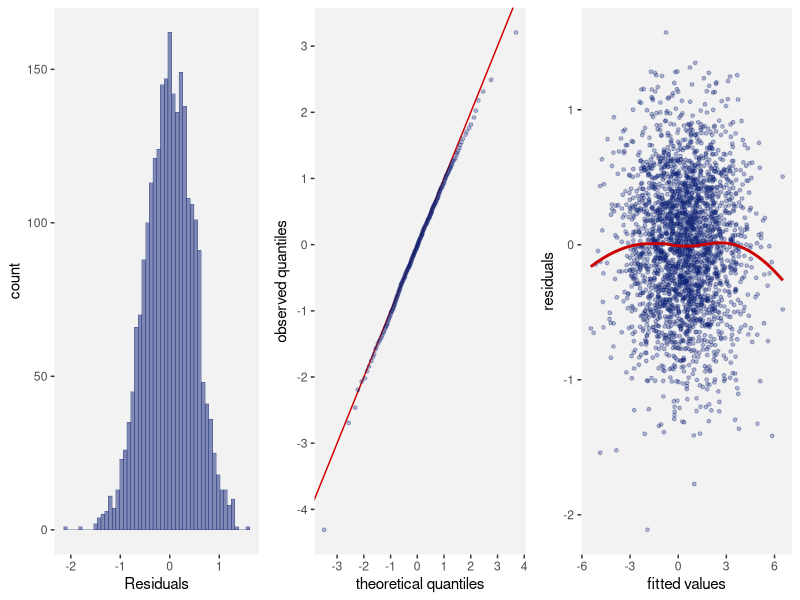
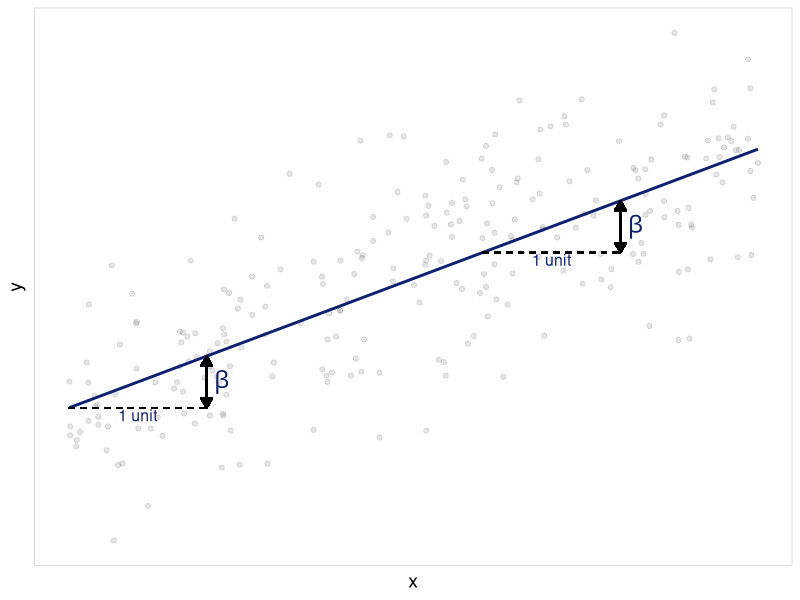
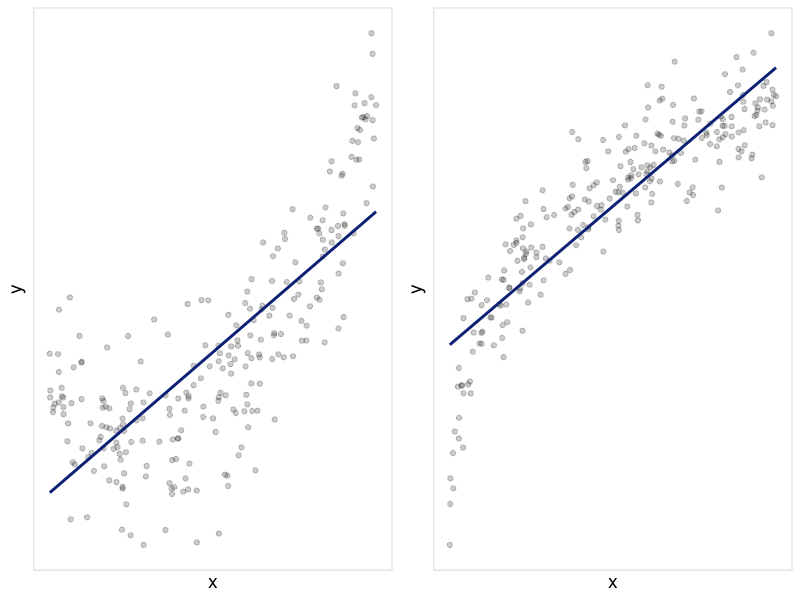
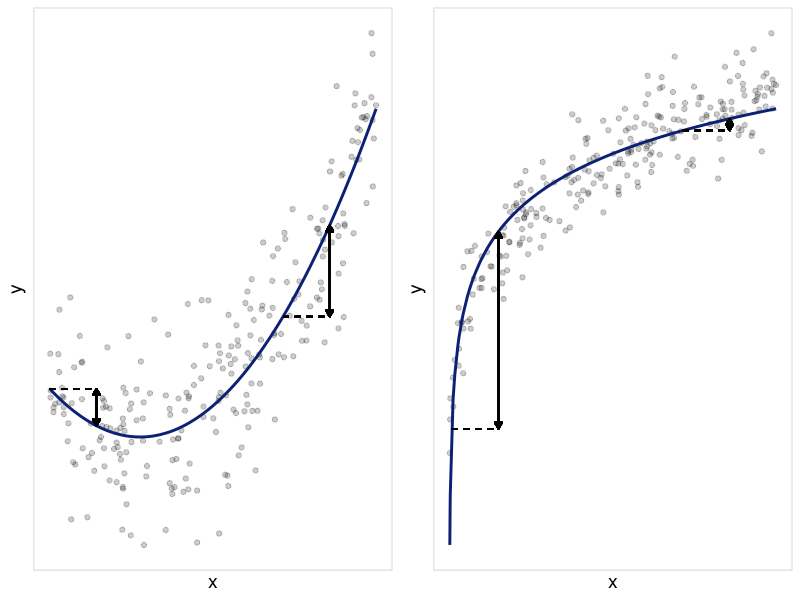
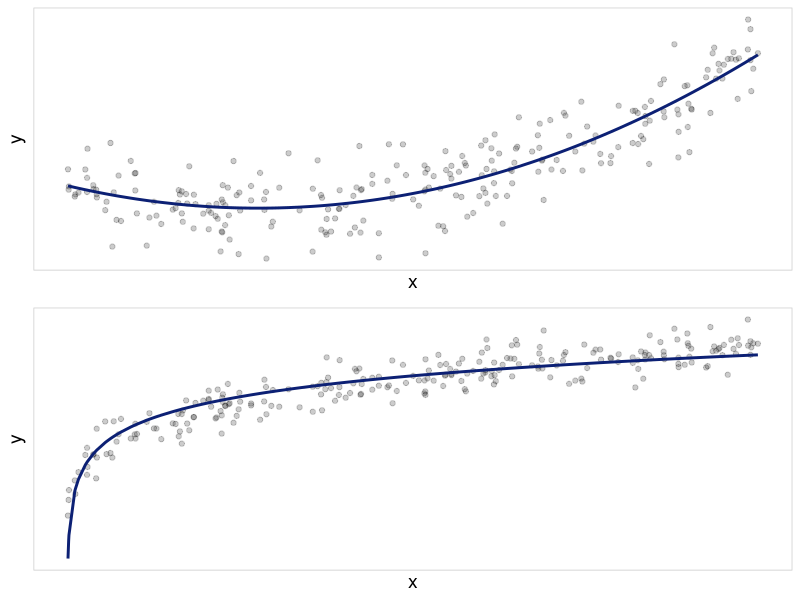
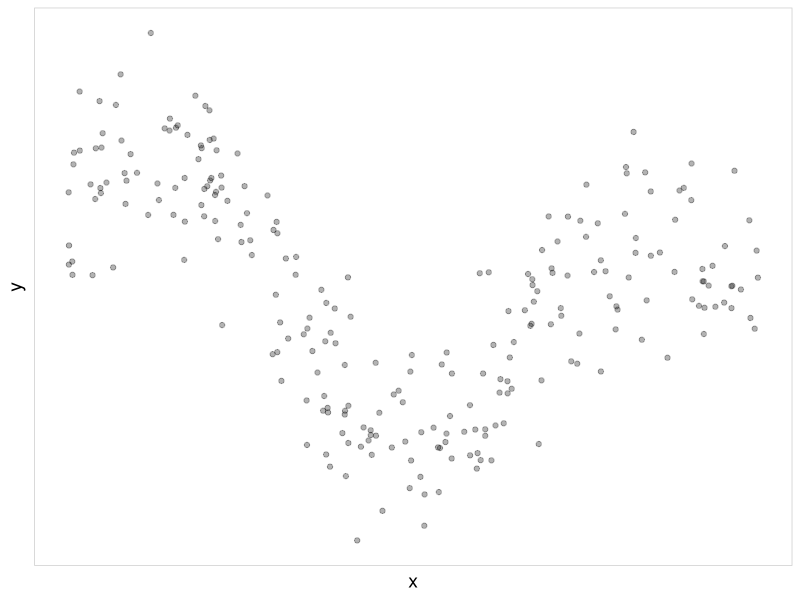
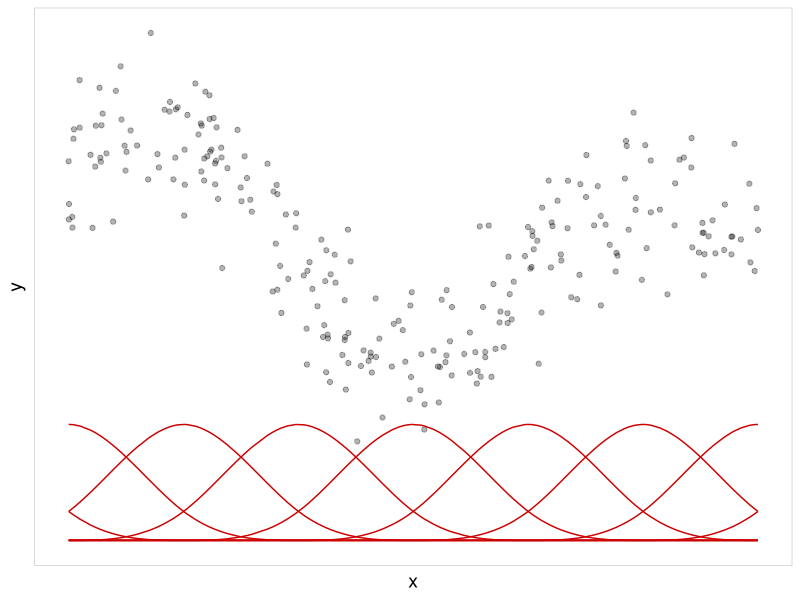
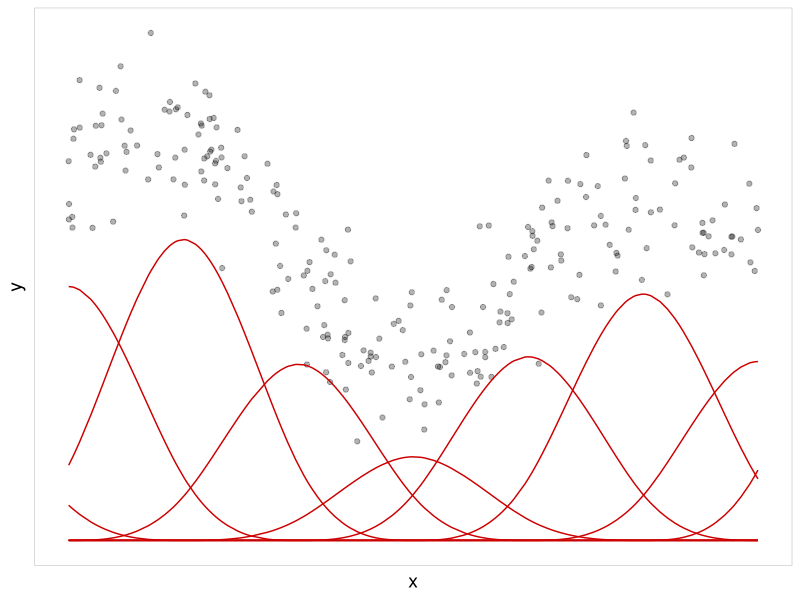

The R source for these figures, in order:
## ---- chunk 1
knitr::knit_hooks$set(
  nospace = function(before, options, envir) {
    if (before) {
      knitr::asis_output("\\vspace*{-1.5ex}")
    }
  }
)

knitr::opts_chunk$set(echo = TRUE, nospace = TRUE, nospaceafter = TRUE,
                      fig.align = 'center', out.width = "100%")


library(ggplot2)
EMCdark <- "#0c2074"
# \definecolor{EMCdark}{HTML}{0c2074}
# \definecolor{EMC80}{HTML}{3d4d90}
# \definecolor{EMC60}{HTML}{6d79ac}
# \definecolor{EMC40}{HTML}{9ea6c7}
# \definecolor{EMC20}{HTML}{ced2e3}
# \definecolor{darkred}{RGB}{204,0,0}
drkred <- rgb(204, 0, 0, maxColorValue = 255)
## ---- chunk 2
set.seed(2020)
N <- 2500
invS <- rWishart(1, df = 5, Sigma = diag(4))[, , 1]

x <- MASS::mvrnorm(N, rep(0, 4), solve(invS))
beta <- runif(ncol(x) + 1, -2, 2)

y <- cbind(1, x) %*% beta + rnorm(N, 0, 0.5)

lm_mod <- lm(y ~ x)

plotDF <- data.frame(resid = lm_mod$residuals,
                     fitted = lm_mod$fitted.values)


temp <- list(theme(panel.grid = element_blank(),
                   panel.background = element_rect(fill = grey(0.95)))
)

ggpubr::ggarrange(
  ggplot(plotDF, aes(x = resid)) +
    geom_histogram(bins = 50, fill = EMCdark, alpha = 0.5,
                   color = EMCdark, size = 0.1) +
    xlab('Residuals') +
    temp,
  
  ggplot(data.frame(r = quantile(rstandard(lm_mod), seq(0, 1, length = 200)),
                    n = quantile(rnorm(N), seq(0, 1, length = 200))),
         aes(x = n, y = r)) +
    geom_abline(intercept = 0, slope = 1, color = drkred) +
    geom_point(color = EMCdark, alpha = 0.3, size = 1) +
    temp +
    xlab('theoretical quantiles') +
    ylab('observed quantiles') +
    scale_x_continuous(breaks = seq(-5, 5, 1)) +
    scale_y_continuous(breaks = seq(-5, 5, 1)),
  
  
    ggplot(plotDF, aes(x = fitted, y = resid)) +
    geom_point(color = EMCdark, alpha = 0.3, size = 1) +
    geom_smooth(method = 'loess', se = FALSE, color = drkred,
                formula = y ~ x) +
    temp +
    xlab('fitted values') +
    ylab('residuals'),
ncol = 3, nrow = 1)
## ---- chunk 3
set.seed(2020)
dat <- data.frame(x = runif(250, 0, 7))
dat$y <- with(dat, (0.5*x - 1)^2) + rnorm(250, 0, 0.8)
dat$z <- with(dat, x^(1/4)) + rnorm(250, 0, 0.1)

m1 <- lm(y ~ x, data = dat)
m2 <- lm(z ~ x, data = dat)

m1b <- lm(y ~ x + I(x^2), data = dat)

m2b <- lm(z ~ log(x), data = dat)

library(ggplot2)
ggtemp <- list(theme_bw(),
               theme(axis.title = element_text(size = 14),
                     axis.text = element_blank(),
                     axis.ticks = element_blank(),
                     panel.grid = element_blank(),
                     panel.border = element_rect(color = grey(0.8)))
)

p0list <- list(
  ggplot(dat, aes(x = x, y = y)) +
    ggtemp +
    xlab(expression(x)) +
    geom_point(alpha = 0.2) +
    theme(plot.title = element_text(margin = margin(t = 6, b = -20),
                                    hjust = 0.05)),
  
  ggplot(dat, aes(x = x, y = z)) +
    ggtemp +
    xlab(expression(x)) +
    geom_point(alpha = 0.2) +
    ylab('y') +
    theme(plot.title = element_text(margin = margin(t = 6, b = -20),
                                    hjust = 0.05))
)

p3list <- list(
    p0list[[1]] +
    geom_line(data = cbind(dat, fit = m1b$fit), aes(x = x, y = fit), size = 1,
              lty = 1, color = EMCdark) +
    geom_segment(aes(x = 0, xend = 1, y = coef(m1b) %*% c(1, 0, 0),
                     yend = coef(m1b) %*% c(1, 0, 0)),
                 lty = 2) +
    geom_segment(aes(x = 1, xend = 1,
                     y = coef(m1b) %*% c(1, 0, 0),
                     yend = coef(m1b) %*% c(1, 1, 1)),
                 arrow = arrow(ends = 'both', type = 'closed',
                               length = unit(0.02, "npc"))) +
    geom_segment(aes(x = 5, xend = 6, y = coef(m1b) %*% c(1, 5, 5^2),
                     yend = coef(m1b) %*% c(1, 5, 5^2)),
                 lty = 2) +
    geom_segment(aes(x = 6, xend = 6,
                     y = coef(m1b) %*% c(1, 5, 5^2),
                     yend = coef(m1b) %*% c(1, 6, 6^2)),
                 arrow = arrow(ends = 'both', type = 'closed',
                               length = unit(0.02, "npc"))),
  
  p0list[[2]] +
    geom_line(data = cbind(dat, fit = m2b$fit), aes(x = x, y = fit),
              size = 1, lty = 1, color = EMCdark) +
    geom_segment(aes(x = 0.05, xend = 1.05, y = coef(m2b) %*% c(1, log(0.05)), 
                     yend = coef(m2b) %*% c(1, log(0.05))),
                 lty = 2) +
    geom_segment(aes(x = 1.05, xend = 1.05,
                     y = coef(m2b) %*% c(1, log(0.05)),
                     yend = coef(m2b) %*% c(1, log(1.05))),
                 arrow = arrow(ends = 'both', type = 'closed', 
                               length = unit(0.02, "npc"))) +
    geom_segment(aes(x = 5, xend = 6, y = coef(m2b) %*% c(1, log(5)), 
                     yend = coef(m2b) %*% c(1, log(5))),
                 lty = 2) +
    geom_segment(aes(x = 6, xend = 6,
                     y = coef(m2b) %*% c(1, log(5)), 
                     yend = coef(m2b) %*% c(1, log(6))),
                 arrow = arrow(ends = 'both', type = 'closed',
                               length = unit(0.02, "npc")))
)
## ---- chunk 4
set.seed(2020)
dat0 <- data.frame(x = runif(250, 0, 5))
dat0$y <- 0.3*dat0$x + rnorm(250, 0, 0.3)

m <- lm(y ~ x, data = dat0)

ggplot(dat0, aes(x = x, y = y)) +
  ggtemp +
  geom_point(alpha = 0.1) +
  geom_line(data = cbind(dat0, fit = m$fit), aes(y = fit), color = EMCdark, size = 1) +
  geom_segment(aes(x = 0, xend = 1, y = coef(m) %*% c(1, 0), yend = coef(m) %*% c(1, 0)),
               lty = 2) +
  geom_segment(aes(x = 1, xend = 1,
                   y = coef(m) %*% c(1, 0), yend = coef(m) %*% c(1, 1)),
               arrow = arrow(ends = 'both', type = 'closed', length = unit(0.02, "npc"))) +
  geom_segment(aes(x = 3, xend = 4, y = coef(m) %*% c(1, 3), yend = coef(m) %*% c(1, 3)),
               lty = 2) +
  geom_segment(aes(x = 4, xend = 4,
                   y = coef(m) %*% c(1, 3), yend = coef(m) %*% c(1, 4)),
               arrow = arrow(ends = 'both', type = 'closed', length = unit(0.02, "npc"))) +
  annotate('text', x = 1, y = coef(m) %*% c(1, 0.5), label = "beta", parse = TRUE,
           color = EMCdark, hjust = -0.5, size = 6) +
  annotate('text', x = 4, y = coef(m) %*% c(1, 3.5), label = "beta",
           color = EMCdark, hjust = -0.5, size = 6, parse = TRUE) +
  annotate('text', x = 0.5, y = coef(m) %*% c(1, 0), label = "1 unit",
           color = EMCdark, vjust = 1.1, size = 4) +
  annotate('text', x = 3.5, y = coef(m) %*% c(1, 3), label = "1 unit",
           color = EMCdark, vjust = 1.1, size = 4)
## ---- chunk 5
cowplot::plot_grid(
  p0list[[1]] +
    geom_line(data = cbind(dat, fit = m1$fit), aes(x = x, y = fit), size = 1, color = EMCdark),
  p0list[[2]] +
    geom_line(data = cbind(dat, fit = m2$fit), aes(x = x, y = fit), size = 1, color = EMCdark)
)
## ---- chunk 6
cowplot::plot_grid(plotlist = p3list)
## ---- chunk 7
cowplot::plot_grid(
  p0list[[1]] +
    geom_line(data = cbind(dat, fit = m1b$fit), aes(x = x, y = fit), size = 1, lty = 1, color = EMCdark),
  
  p0list[[2]] +
    geom_line(data = cbind(dat, fit = m2b$fit), aes(x = x, y = fit), size = 1, lty = 1, color = EMCdark),
  ncol = 1)
## ---- chunk 8
tpower <- function(x, t, p)
  # Function for truncated p-th power function
  (x - t) ^ p * (x > t)

bbase <- function(x, ndx, deg){
  xl <- min(x, na.rm = TRUE)
  xr <- max(x, na.rm = TRUE)
  
  # Function for B-spline basis
  dx <- (xr - xl) / ndx
  # knots <- seq(xl - deg * dx, xr + deg * dx, by = dx)
  knots <- knots(x, ndx, deg)
  P <- outer(x, knots, tpower, deg)
  n <- dim(P)[2]
  D <- diff(diag(n), diff = deg + 1) / (gamma(deg + 1) * dx ^ deg)
  B <- (-1) ^ (deg + 1) * P %*% t(D)
  B 
}

knots <- function(x, ndx, deg){
  xl <- min(x, na.rm = TRUE)
  xr <- max(x, na.rm = TRUE)
  dx <- (xr - xl) / ndx
  seq(xl - deg * dx, xr + deg * dx, by = dx)
}

set.seed(2019)
dat <- data.frame(x = sort(runif(250, min = 0, max = 2)))
dat$y <- 4 + sin(5*dat$x) + 1*dat$x^3 - 2 * dat$x^2 + rnorm(length(dat$x), 0, 0.5)

kn <- knots(dat$x, 6, deg = 3)
B <- bbase(dat$x, 6, deg = 3)

mod <- lm(dat$y ~ B - 1)
dat$fit <- mod$fitted.values

dat2 <- reshape2::melt(cbind(dat, B*2), id.vars = c('x', 'y', 'fit'))
dat3 <- reshape2::melt(cbind(dat, B * matrix(nrow = nrow(B), ncol = ncol(B),
                                data = rep(coef(mod), nrow(B)), byrow = TRUE)),
                       id.vars = c('x', 'y', 'fit'))

p0 <- ggplot(dat, aes(x = x, y = y)) +
  ggtemp +
  xlab("x") +
  geom_point(alpha = 0.3)
## ---- chunk 9
p0
## ---- chunk 10
p0 + 
  geom_line(data = dat2, aes(y = value, group = variable), color = drkred)
## ---- chunk 11
p0 + 
  geom_line(data = dat3, aes(y = value, group = variable), color = drkred)
## ---- chunk 12
p0 + 
  geom_line(data = dat3, aes(y = value, group = variable)) +
  geom_line(aes(y = fit), size = 1, col = drkred)
## ---- chunk 13
p0 + 
  geom_line(data = dat3, aes(y = value, group = variable)) +
  geom_line(aes(y = fit), size = 1, col = drkred) +
  geom_point(data = subset(dat3, x == unique(dat3$x)[30]),
             aes(x = x, y = value), size = 2,color = EMCdark) +
  geom_point(data = subset(dat3, x == unique(dat3$x)[30]),
             aes(x = x, y = fit), size = 2, pch = 1, color = drkred, stroke = 1)
## ---- chunk 14
plist <- list()

for (dg in 0:3) {
  set.seed(2019)
  dat <- data.frame(x = sort(runif(250, min = 0, max = 2)))
  dat$y <- 4 + sin(5*dat$x) + 1*dat$x^3 - 2 * dat$x^2 + rnorm(length(dat$x), 0, 0.5)

  kn <- knots(dat$x, 6, deg = dg)
  B <- bbase(dat$x, 6, deg = dg)
  
  mod <- lm(dat$y ~ B - 1)
  dat$fit <- mod$fitted.values
  dat$fit[1] <- NA

  dat2 <- reshape2::melt(cbind(dat, B * 1), id.vars = c('x', 'y', 'fit'))

  plist[[dg + 1]] <- ggplot(dat, aes(x = x, y = y)) +
    ggtemp +
    xlab("x") +
    geom_point(alpha = 0.3) +
    geom_line(data = dat2, aes(y = value, group = variable), color = EMCdark) +
    geom_line(aes(y = fit), size = 1, color = EMCdark, na.rm = TRUE) +
    ggtitle(paste0("degree = ", dg)) +
    theme(plot.title = element_text(hjust = 0.5, margin = margin(t = 10, b = -20),
                                    family = "mono"),
          plot.margin = margin(l = 5, t = 5, b = 5, r = 5, unit = "pt"),
          axis.title = element_blank())
}

cowplot::plot_grid(plotlist = plist)
## ---- chunk 15
plist_NS <- plist_BS <- list()

dfs <- c(1, 2, 3, 5, 10, 30)
for (k in seq_along(dfs)) {
  df <- dfs[k]
  
  set.seed(2019)
  dat <- data.frame(x = sort(runif(250, min = 0, max = 2)))
  dat$y <- 4 + sin(5*dat$x) + 1*dat$x^3 - 2 * dat$x^2 + rnorm(length(dat$x), 0, 0.5)
  
  mod_ns <- lm(y ~ splines::ns(x, df = df), data = dat)
  dat$fit_ns <- mod_ns$fitted.values
  NS <- splines::ns(dat$x, df = df)
  if (df >= 3) {
    mod_bs <- lm(y ~ splines::bs(x, df = df), data = dat)
    dat$fit_bs <- mod_bs$fitted.values
    BS <- splines::bs(dat$x, df = df)
    dat_BS <- reshape2::melt(cbind(dat, BS), id.vars = c('x', 'y', 'fit_bs', 'fit_ns'))
  } else {
    dat$fit_bs <- NA
  }
  
  dat_NS <- reshape2::melt(cbind(dat, NS), id.vars = c('x', 'y', 'fit_bs', 'fit_ns'))

  p <- ggplot(dat, aes(x = x, y = y)) +
    ggtemp +
    geom_point(alpha = 0.3) +
    theme(plot.title = element_text(hjust = 0.5, margin = margin(t = 10, b = -15),
                                    family = "mono"),
          plot.margin = margin(l = 5, t = 5, b = 5, r = 5, unit = "pt"),
          axis.title = element_blank())

  
  plist_NS[[k]] <- p +
    geom_vline(xintercept = attr(NS, 'knots'), lty = 3, color = grey(0.7)) +
    geom_vline(xintercept = attr(NS, 'Boundary.knots'), lty = 2, color = grey(0.7)) +
    geom_line(data = dat_NS, aes(y = value, group = variable), color = EMCdark) +
    geom_line(aes(y = fit_ns), size = 1, color = EMCdark) +
    ggtitle(paste0("ns(x, df = ", df, ")"))
  
  if (df >= 3) {
    plist_BS[[k]] <- p +
    geom_vline(xintercept = attr(BS, 'knots'), lty = 3, color = grey(0.7)) +
    geom_vline(xintercept = attr(BS, 'Boundary.knots'), lty = 2, color = grey(0.7)) +
      geom_line(data = dat_BS, aes(y = value, group = variable), color = EMCdark) +
      geom_line(aes(y = fit_bs), size = 1, color = EMCdark) +
      ggtitle(paste0("bs(x, df = ", df, ")"))
  }
}
## ---- chunk 16
cowplot::plot_grid(plotlist = plist_NS)
## ---- chunk 17
cowplot::plot_grid(plotlist = plist_BS)
